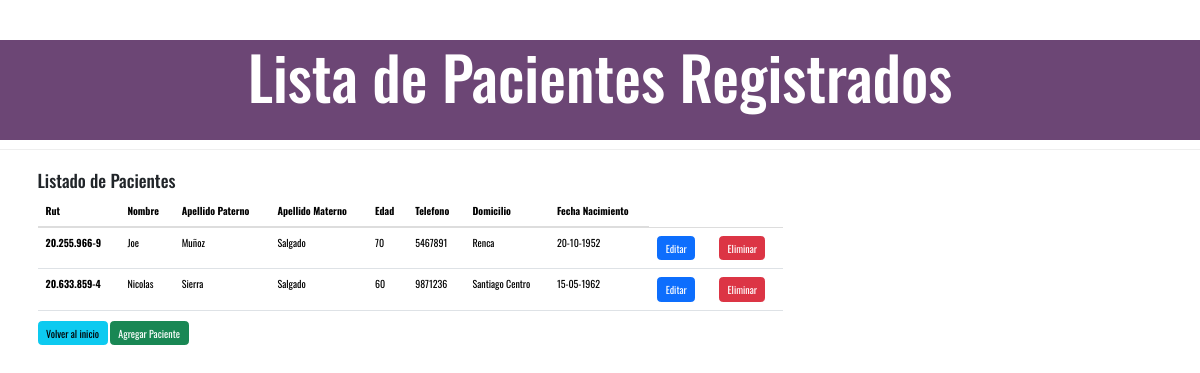
The app's page /paciente/list_pacientes with its own data.
### Paciente/models.py (models this page shows, shortened)
class Paciente(models.Model):
    rut = models.CharField(max_length=15)
    nombre = models.CharField(max_length=50)
    apellido_paterno = models.CharField(max_length=50)
    apellido_materno = models.CharField(max_length=50)
    edad = models.IntegerField()
    telefono = models.CharField(max_length=20)
    domicilio = models.TextField()
    fecha_nacimiento = models.TextField(max_length=10)

### Paciente/views.py (the view)
# urls.py: path('list_pacientes', views.CarreraList.as_view(), name="list_pacientes"),
class CarreraList(ListView):
    model = Paciente
    template_name = 'Registro/list_carreras.html'

### templates/Registro/list_carreras.html
{% extends 'Registro/base.html' %}
{% block titulo_principal %}
<div class="head">
<div id="titulo_pagina" ><h3>Lista de Pacientes Registrados</h3></div>
</div>
{% endblock %}
{% block content %}
  <h3>Listado de Pacientes</h3>
{% if object_list %}
<table class="table table-hover">
  <thead>
    <tr>
      <th>Rut</th>
      <th>Nombre</th>
      <th>Apellido Paterno</th>
      <th>Apellido Materno</th>
      <th>Edad</th>
      <th>Telefono</th>
      <th>Domicilio</th>
      <th>Fecha Nacimiento</th>
    </tr>
  </thead>
  <tbody>
    {% for pacientes in object_list %}
    <tr>
      <th scope="row">{{ pacientes.rut }}</th>
      <td>{{ pacientes.nombre }}</td>
      <td>{{pacientes.apellido_paterno}}</td>
      <td>{{ pacientes.apellido_materno }}</td>
      <td>{{ pacientes.edad }}</td>
      <td>{{ pacientes.telefono }}</td>
      <td>{{ pacientes.domicilio }}</td>
      <td>{{ pacientes.fecha_nacimiento }}</td>
      <td>
        <a class="btn btn-primary" href="{% url 'update_pacientes' pacientes.id %}"
          >Editar</a
        >
      </td>
      <td>
        <a class="btn btn-danger" href="{% url 'del_pacientes' pacientes.id %}"
          >Eliminar</a
        >
      </td>
    </tr>
    {% endfor %}
  </tbody>
</table>
<a href="{% url 'home' %} " class="btn btn-info">Volver al inicio</a>
<a href="{% url 'add_pacientes' %}" class="btn btn-success">Agregar Paciente</a>
{% else %}
<h1>No hay registros de paciente</h1>
<a href="{% url 'home' %} " class="btn btn-info">Volver al inicio</a>
<a href="{% url 'add_pacientes' %}" class="btn btn-success">Agregar Paciente</a>
{% endif %} {% endblock %}

### templates/Registro/base.html (shortened to what this page needs)
{% load static %}
<!DOCTYPE html>
<html lang="en">
<head>
    <link rel="stylesheet" href="//maxcdn.bootstrapcdn.com/bootstrap/3.2.0/css/bootstrap.min.css">
    <link rel="stylesheet" href="{% static 'css/estilos.css' %}">
    <link rel="stylesheet" href="{% static 'css/bootstrap.min.css' %}">
</head>
<body>
    <div class="page-header">
        {% block titulo_principal %}{% endblock %}
    </div>
    <div class="content container">
        <div class="row">
            <div class="col-md-8">
                {% block content %} {% endblock %}
            </div>
        </div>
    </div>
</body>
</html>

### static/css/estilos.css (style rules this page uses)
* { font-family: 'Oswald', sans-serif; }
#titulo_pagina { text-align: center; }
.head { background-color: #6c4675; color: white; height: 100px; }
#titulo_pagina h3 { text-align: center; font-size: 60px; }

### records on screen
Paciente: rut "20.255.966-9", nombre "Joe", apellido_paterno "Muñoz", apellido_materno "Salgado", edad "70", telefono "5467891", domicilio "Renca", fecha_nacimiento "20-10-1952"
Paciente: rut "20.633.859-4", nombre "Nicolas", apellido_paterno "Sierra", apellido_materno "Salgado", edad "60", telefono "9871236", domicilio "Santiago Centro", fecha_nacimiento "15-05-1962"
